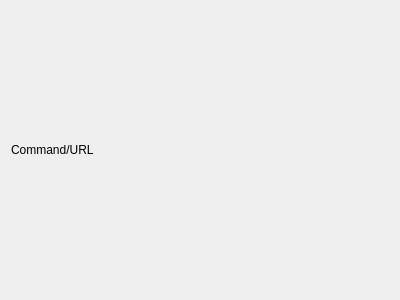
<ui version="4.0" >
 <class>CommandUrlActionWidget</class>
 <widget class="QWidget" name="CommandUrlActionWidget" >
  <property name="geometry" >
   <rect>
    <x>0</x>
    <y>0</y>
    <width>400</width>
    <height>300</height>
   </rect>
  </property>
  <layout class="QHBoxLayout" name="horizontalLayout" >
   <item>
    <widget class="QLabel" name="commandLabel" >
     <property name="text" >
      <string>Command/URL</string>
     </property>
    </widget>
   </item>
   <item>
    <widget class="KUrlRequester" name="command" />
   </item>
  </layout>
 </widget>
 <customwidgets>
  <customwidget>
   <class>KUrlRequester</class>
   <extends>QFrame</extends>
   <header>kurlrequester.h</header>
  </customwidget>
 </customwidgets>
 <resources/>
 <connections/>
</ui>
